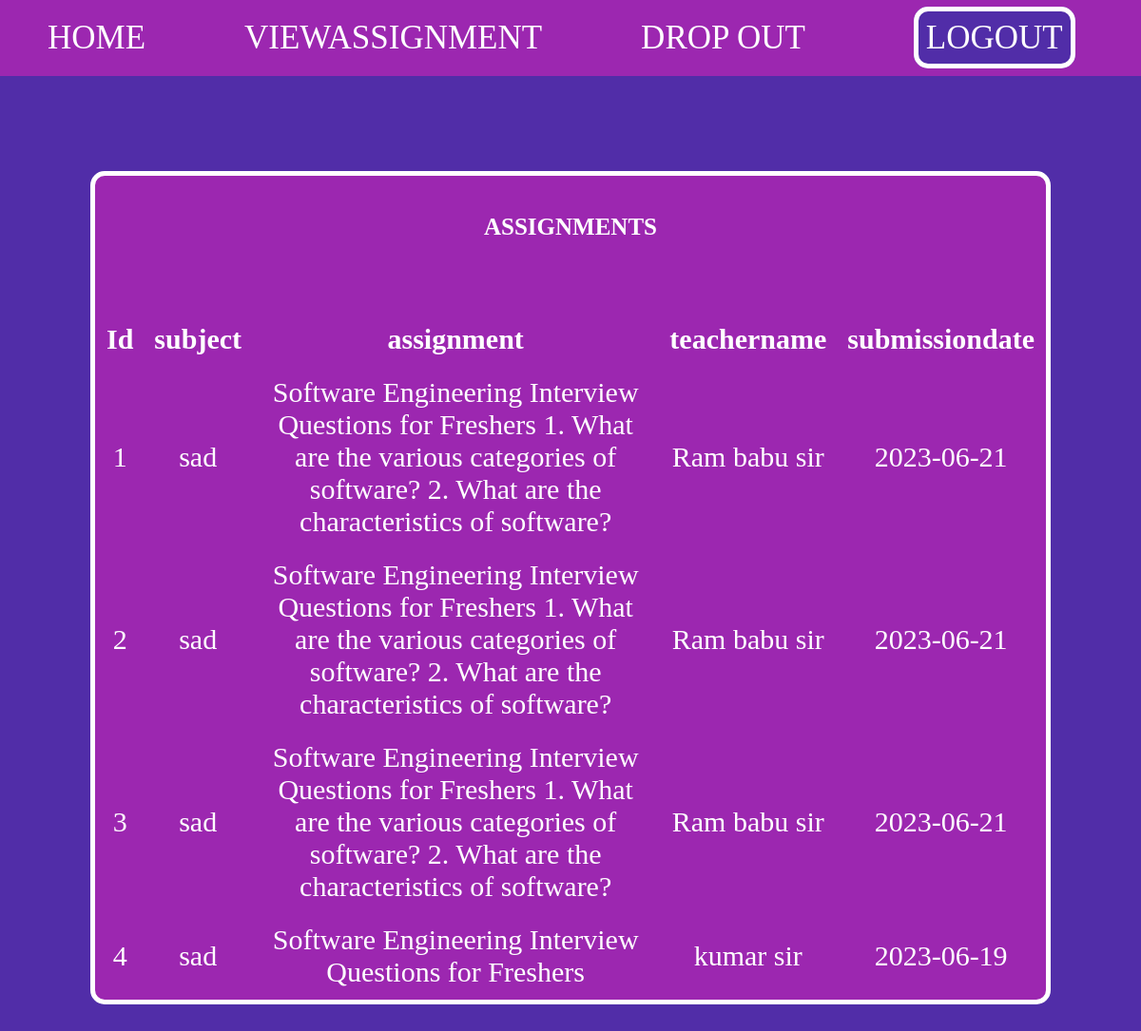
The app's page /student/viewassignmentstudent.php with its own data.
### tables this page shows
CREATE TABLE `assignments` (
  `aname` varchar(20) NOT NULL,
  `submissiondate` date NOT NULL,
  `teachername` varchar(20) NOT NULL,
  `adescription` text NOT NULL,
  `assignmentid` int(11) NOT NULL
);

### student/viewassignmentstudent.php (the view)
<?php
include 'studentheader.php';
?>
<div id="main-content">
    <div class="data">
    <h2>Assignments</h2>
    <?php
    $conn =mysqli_connect("localhost","root","","test") or die("connection failed");
    $sql="SELECT * FROM assignments" ;
    $result= mysqli_query($conn,$sql) or die("query unsuccessful");
if(mysqli_num_rows($result)>0){
    ?>
    <table cellpadding="7px">
        <thead>
        <th>Id</th>
        <th>subject</th>
        <th>assignment</th>
        <th>teachername</th>
        <th>submissiondate</th>
        </thead>
        <tbody>
        <?php
        while($row = mysqli_fetch_assoc($result)){
            ?>
            <tr>
                <td><?php echo $row['assignmentid'];?></td>
                <td><?php echo $row['aname'];?></td>
                <td><?php echo $row['adescription'];?></td>
                <td><?php echo $row['teachername'];?></td>
                <td><?php echo $row['submissiondate'];?></td>
            </tr>
            <?php
        }?>
        </tbody>
    </table>
    <?php
}
?>
</div>
</div>
</div>
</body>
</html>

### css/style.css (style rules this page uses)
* { padding: 0; margin: 0; }
#frontcontent h1,h2 { padding: 15px; padding-top: 40px; margin-bottom: 60px; text-transform: uppercase; font-size:25px; }
#main-content { background-color: #512DA8; padding-bottom: 100vh; text-align: center; }
.data { margin-top: 100px; border: 5px solid white; width: 1000px; display: inline-block; text-align: center; background-color: #9C27B0; border-radius: 15px; }
.data th,td { padding: 10px; font-size: 30px; color: white; }
.data h2 { color: white; }

### records on screen
assignments: assignmentid "1", aname "sad", adescription "Software Engineering Interview Questions for Freshers 1. What are the various categories of software? 2. What are the characteristics of software?", teachername "Ram babu sir", submissiondate "2023-06-21"
assignments: assignmentid "2", aname "sad", adescription "Software Engineering Interview Questions for Freshers 1. What are the various categories of software? 2. What are the characteristics of software?", teachername "Ram babu sir", submissiondate "2023-06-21"
assignments: assignmentid "3", aname "sad", adescription "Software Engineering Interview Questions for Freshers 1. What are the various categories of software? 2. What are the characteristics of software?", teachername "Ram babu sir", submissiondate "2023-06-21"
assignments: assignmentid "4", aname "sad", adescription "Software Engineering Interview Questions for Freshers", teachername "kumar sir", submissiondate "2023-06-19"
